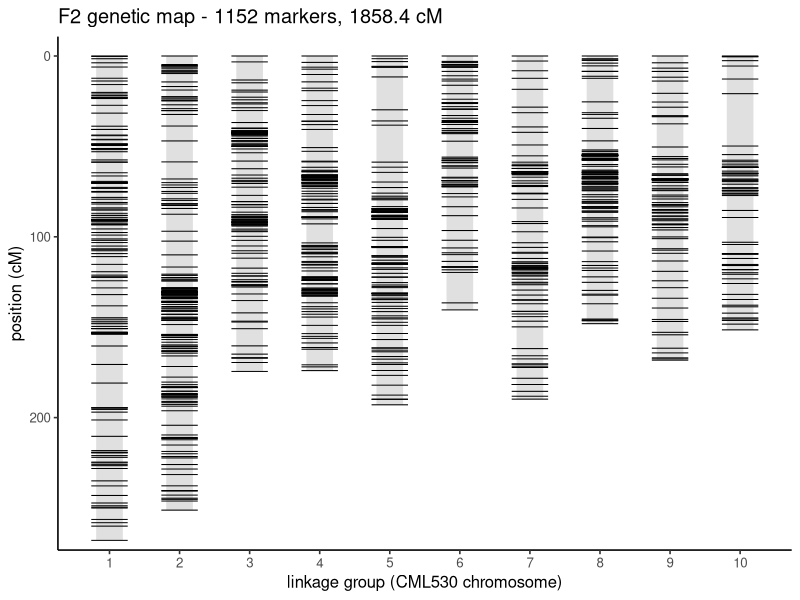
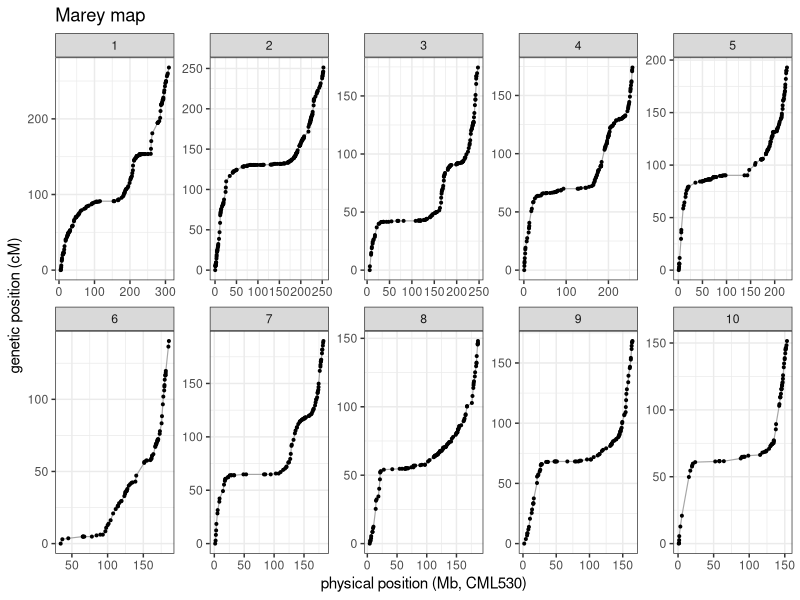
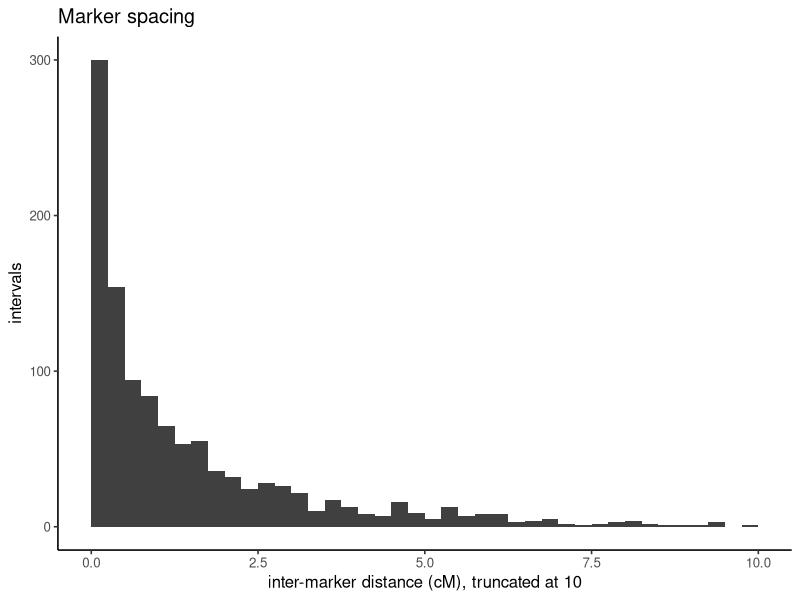

The R script that drew these images, in order:
## ---- chunk 1
#| message: false
#| warning: false
library(data.table)
library(ggplot2)
library(knitr)
map <- fread("data/f2_genetic_map.tsv")
map[, lg := factor(lg, levels = 1:10)]
theme_set(theme_classic(base_size = 12))
## ---- chunk 2
#| label: tbl-summary
CML_LEN <- c(`1` = 312749524, `2` = 253527201, `3` = 248930463, `4` = 258114092,
             `5` = 226836904, `6` = 187680145, `7` = 184149065, `8` = 188635608,
             `9` = 166200635, `10` = 153755684)
s <- map[, .(markers = .N,
             cM = round(max(cM), 1),
             mean_gap_cM = round(max(cM) / (.N - 1), 3),
             first_Mb = round(min(cml_pos) / 1e6, 1),
             last_Mb  = round(max(cml_pos) / 1e6, 1)), by = lg]
s[, chr_Mb := round(CML_LEN[as.character(lg)] / 1e6, 1)]
s[, span_Mb := round(last_Mb - first_Mb, 1)]
s[, pct_covered := round(100 * span_Mb / chr_Mb, 1)]
setorder(s, lg)
kable(s, caption = "The map by linkage group. Coverage is the span of mapped markers against the CML530 chromosome length; lost ends are regions where a QTL cannot be found.")
## ---- chunk 3
cat(sprintf("total: %d markers, %.1f cM, %.1f%% physical coverage (%.0f of %.0f Mb)\n",
            nrow(map), sum(s$cM), 100 * sum(s$span_Mb) / sum(s$chr_Mb),
            sum(s$span_Mb), sum(s$chr_Mb)))
## ---- chunk 4
#| label: tbl-coe
COE <- c(`1` = 285.7, `2` = 181.6, `3` = 207.7, `4` = 187.2, `5` = 170.5,
         `6` = 137.3, `7` = 156.0, `8` = 159.0, `9` = 160.2, `10` = 135.9)
cmp <- copy(s)[, .(lg, f2_cM = cM)]
cmp[, coe_cM := COE[as.character(lg)]]
cmp[, ratio := round(f2_cM / coe_cM, 3)]
kable(cmp[order(lg)], caption = "This map against the Coe 2008 composite maize genetic map, per linkage group.")
cat(sprintf("total: F2 %.1f cM vs Coe %.1f cM  ->  ratio %.3f\n",
            sum(cmp$f2_cM), sum(cmp$coe_cM), sum(cmp$f2_cM) / sum(cmp$coe_cM)))
## ---- chunk 5
#| label: fig-ideogram
#| fig-width: 9
#| fig-height: 7
#| fig-cap: "Marker positions on the ten linkage groups. Every marker is drawn as an opaque black tick."
W <- 0.26   # half-width of the bar, in x units
map[, xn := as.numeric(lg)]
s[,   xn := as.numeric(lg)]
ggplot() +
  geom_segment(data = s, aes(x = xn, xend = xn, y = 0, yend = cM),
               linewidth = 9, colour = "grey88", lineend = "butt") +
  geom_segment(data = map, aes(x = xn - W, xend = xn + W, y = cM, yend = cM),
               linewidth = 0.35, colour = "black") +
  scale_x_continuous(breaks = 1:10, labels = 1:10) +
  scale_y_reverse(expand = expansion(mult = c(0.02, 0.04))) +
  labs(x = "linkage group (CML530 chromosome)", y = "position (cM)",
       title = sprintf("F2 genetic map - %d markers, %.1f cM", nrow(map), sum(s$cM)))
## ---- chunk 6
#| label: fig-marey
#| fig-width: 12
#| fig-height: 6
#| fig-cap: "Marey map per linkage group. Monotonic throughout, confirming the marker order; the flat middles are pericentromeric recombination suppression."
map[, Mb := cml_pos / 1e6]
ggplot(map[order(lg, Mb)], aes(Mb, cM)) +
  geom_line(colour = "grey65", linewidth = 0.4) +
  geom_point(size = 0.7, colour = "black") +
  facet_wrap(~lg, scales = "free", ncol = 5) +
  labs(x = "physical position (Mb, CML530)", y = "genetic position (cM)",
       title = "Marey map") +
  theme_bw(base_size = 11)
## ---- chunk 7
#| label: fig-gaps
#| fig-width: 9
#| fig-height: 3.4
#| fig-cap: "Distribution of inter-marker genetic distances. The single interval above 25 cM is on chr10."
g <- map[order(lg, cM), .(gap = diff(cM)), by = lg]
kable(data.table(
  statistic = c("intervals", "median cM", "mean cM", "q95 cM", "max cM",
                "intervals > 10 cM", "intervals > 25 cM"),
  value = c(nrow(g), round(median(g$gap), 3), round(mean(g$gap), 3),
            round(quantile(g$gap, .95), 3), round(max(g$gap), 2),
            sum(g$gap > 10), sum(g$gap > 25))),
  caption = "Inter-marker spacing.")

ggplot(g[gap < 10], aes(gap)) +
  geom_histogram(binwidth = 0.25, fill = "grey25", boundary = 0) +
  labs(x = "inter-marker distance (cM), truncated at 10", y = "intervals",
       title = "Marker spacing")
